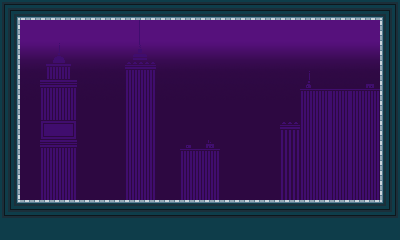

This is a level from a 2D game, rendered from its Tiled map with the project's own tilesets. A one-line summary and the complete map file follow:
An orthogonal 20x12 tile map with 20x20 px tiles, 3 tile layers (Tile Layer 1, Tile Layer 2, Tile Layer 3).

<map version="1.0" orientation="orthogonal" width="20" height="12" tilewidth="20" tileheight="20">
 <tileset firstgid="1" name="bgtiles_newyork" tilewidth="20" tileheight="20">
  <image source="../Art/bgtiles_newyork.png" width="500" height="500" />
 </tileset>
 <layer name="Tile Layer 1" width="20" height="12">
  <data encoding="csv">
26,26,26,26,26,26,26,26,26,26,26,26,26,26,26,26,26,26,26,26,
26,26,26,26,26,26,26,26,26,26,26,26,26,26,26,26,26,26,26,26,
51,51,51,51,51,51,51,51,51,51,51,51,51,51,51,51,51,51,51,51,
76,76,76,76,76,76,76,76,76,76,76,76,76,76,76,76,76,76,76,76,
101,101,101,101,101,101,101,101,101,101,101,101,101,101,101,101,101,101,101,101,
126,126,126,126,126,126,126,126,126,126,126,126,126,126,126,126,126,126,126,126,
126,126,126,126,126,126,126,126,126,126,126,126,126,126,126,126,126,126,126,126,
126,126,126,126,126,126,126,126,126,126,126,126,126,126,126,126,126,126,126,126,
126,126,126,126,126,126,126,126,126,126,126,126,126,126,126,126,126,126,126,126,
126,126,126,126,126,126,126,126,126,126,126,126,126,126,126,126,126,126,126,126,
126,126,126,126,126,126,126,126,126,126,126,126,126,126,126,126,126,126,126,126,
126,126,126,126,126,126,126,126,126,126,126,126,126,126,126,126,126,126,126,126
</data>
 </layer>
 <layer name="Tile Layer 2" width="20" height="12">
  <data encoding="csv">
0,0,0,0,0,0,34,35,0,0,0,0,0,0,0,0,0,0,0,0,
0,0,0,0,0,0,59,60,0,0,0,0,0,0,0,0,0,0,0,0,
0,0,2,3,0,0,84,85,0,0,0,0,0,0,0,0,0,0,0,0,
0,0,27,28,0,0,109,110,0,0,0,0,0,0,0,81,82,83,0,0,
0,0,52,53,0,0,134,135,0,0,0,0,0,0,0,106,107,107,108,0,
0,0,77,78,0,0,134,135,0,0,0,0,0,0,86,131,132,132,133,0,
0,0,102,103,0,0,134,135,0,0,0,0,0,0,111,131,132,132,133,0,
0,0,52,53,0,0,134,135,0,104,105,0,0,0,136,131,132,132,133,0,
0,0,77,78,0,0,134,135,0,129,130,0,0,0,136,131,132,132,133,0,
0,0,77,78,0,0,134,135,0,129,130,0,0,0,136,131,132,132,133,0,
0,0,77,78,0,0,134,135,0,129,130,0,0,0,136,131,132,132,133,0,
0,0,77,78,0,0,134,135,0,129,130,0,0,0,136,131,132,132,133,0
</data>
 </layer>
 <layer name="Tile Layer 3" width="20" height="12">
  <data encoding="csv">
387,388,388,388,388,388,388,388,388,388,388,388,388,388,388,388,388,388,388,389,
412,413,0,0,0,0,0,0,0,0,0,0,0,0,0,0,0,0,0,414,
412,0,0,0,0,0,0,0,0,0,0,0,0,0,0,0,0,0,0,414,
412,0,0,0,0,0,0,0,0,0,0,0,0,0,0,0,0,0,0,414,
412,0,0,0,0,0,0,0,0,0,0,0,0,0,0,0,0,0,0,414,
412,0,0,0,0,0,0,0,0,0,0,0,0,0,0,0,0,0,0,414,
412,0,0,0,0,0,0,0,0,0,0,0,0,0,0,0,0,0,0,414,
412,0,0,0,0,0,0,0,0,0,0,0,0,0,0,0,0,0,0,414,
412,0,0,0,0,0,0,0,0,0,0,0,0,0,0,0,0,0,0,414,
412,0,0,0,0,0,0,0,0,0,0,0,0,0,0,0,0,0,0,414,
437,210,211,212,213,214,214,210,211,212,213,214,214,210,211,212,213,214,214,439,
440,440,440,440,440,440,440,440,440,440,440,440,440,440,440,440,440,440,440,440
</data>
 </layer>
</map>
